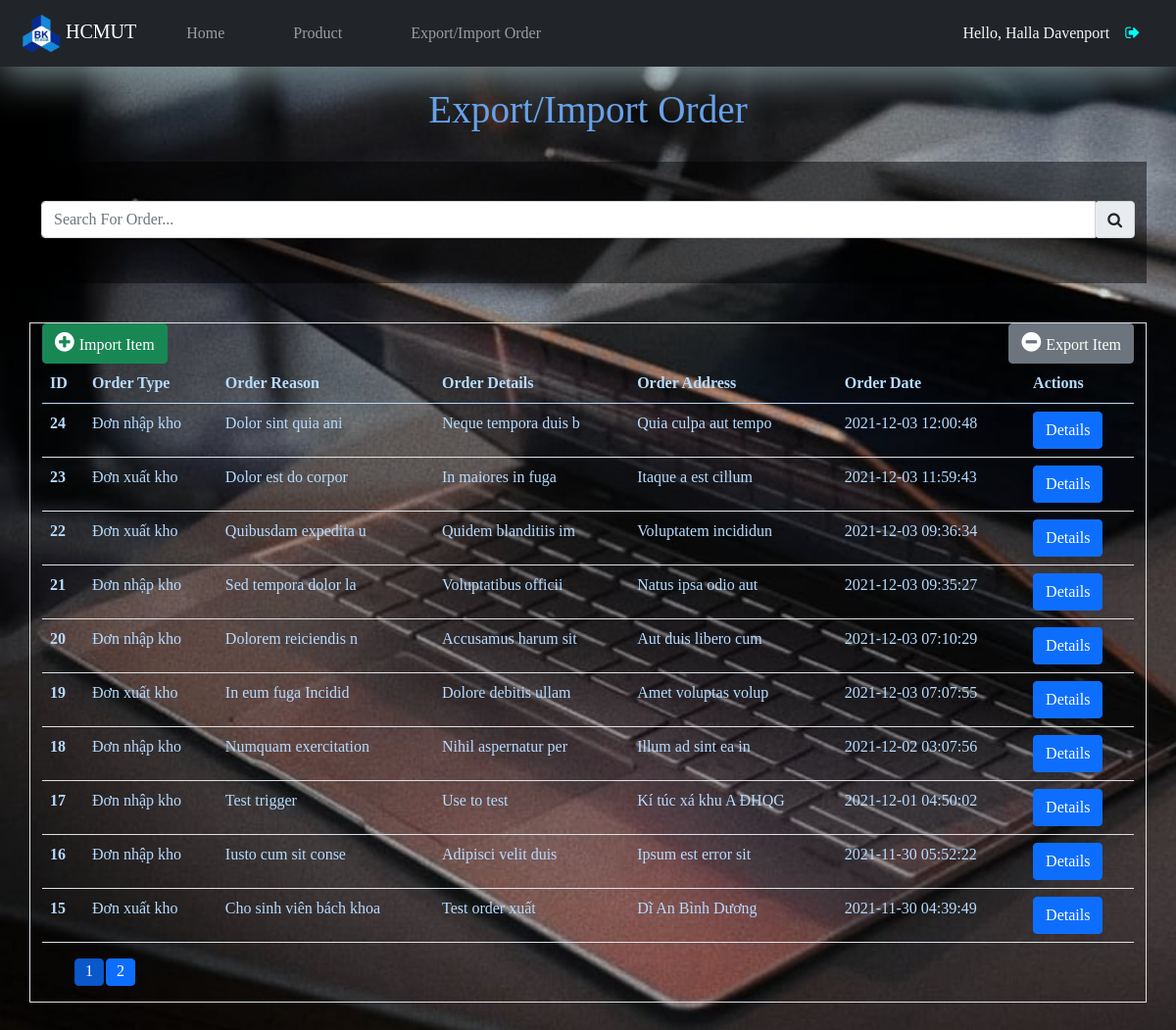
Screenshot of /order.php (signed in) with the database file from the repository.
### tables this page shows
CREATE TABLE `staff` (
  `id` int(10) UNSIGNED NOT NULL,
  `roleID` int(11) NOT NULL,
  `name` varchar(150) NOT NULL,
  `address` varchar(255) NOT NULL,
  `phone_number` varchar(20) NOT NULL,
  `email` varchar(255) NOT NULL,
  `username` varchar(100) NOT NULL,
  `password` varchar(255) NOT NULL
);

CREATE TABLE `order_table` (
  `id` int(10) UNSIGNED NOT NULL,
  `userID` int(10) UNSIGNED NOT NULL,
  `order_type` int(11) NOT NULL,
  `order_reason` varchar(255) NOT NULL,
  `order_details` varchar(255) NOT NULL,
  `order_address` varchar(255) NOT NULL,
  `order_date` datetime NOT NULL
);

### order.php (the view, shortened to what this page needs)
<?php include('partials-front/menu.php'); ?>
    <div class="container-fluid">
        <h3 class='text-center' style="color: #65a2eb;">Export/Import Order</h3>
    </div>
    <div class="container-xl product">
        <div class='w-100'>
            <div class="input-group">
                <input type="text" class="form-control" placeholder="Search For Order..." id='keyword' autocomplete="off">
                <div class="input-group-append">
                    <span class="input-group-text" id='search-bar' style='cursor: pointer; height: 100%;'>
                        <i class="fa fa-search"></i>
                    </span>
                </div>
            </div>
        </div>
    </div>
    <div class="container-xl border" style="margin-top: 10px; margin-bottom: 50px;">
        <button class="btn btn-secondary" style="float: right;"><a href="<?php echo SITE_URL; ?>export.php" class="text-decoration-none text-white"><i class="fa fa-minus-circle" style="font-size: 23px; padding-right: 5px;"></i>Export Item</a></button>
        <button class="btn btn-success" ><a href="<?php echo SITE_URL; ?>import.php" class="text-decoration-none text-white"><i class="fa fa-plus-circle" style="font-size: 23px; padding-right: 5px;"></i>Import Item</a></button>
        <div class='table-responsive-xl' id="result2">
            <table class="table" style="color: #b6dbff;">
                <thead>
                    <tr>
                        <th scope="col">ID</th>
                        <th scope="col">Order Type</th>
                        <th scope="col">Order Reason</th>
                        <th scope="col">Order Details</th>
                        <th scope="col">Order Address</th>
                        <th scope="col">Order Date</th>
                        <th scope="col">Actions</th>
                    </tr>
                </thead>
                <tbody>
                    <?php
                        $sql = "SELECT * FROM order_table ORDER BY id DESC";
                        $res = mysqli_query($conn, $sql);
                        $count = mysqli_num_rows($res);
                        if($count > 0){
                            while($row = mysqli_fetch_assoc($res))
                            {
                                $order_id = $row['id'];
                                $order_type = $row['order_type'];
                                $order_reason = $row['order_reason'];
                                $order_details = $row['order_details'];
                                $order_address = $row['order_address'];
                                $order_date = $row['order_date'];
                                ?>
                                <tr class="res d-none">
                                    <th scope="row"><?php echo $order_id; ?></th>
                                    <td>
                                        <?php
                                            if($order_type == 1)
                                            {
                                                echo "Đơn nhập kho";
                                            }
                                            else
                                            {
                                                echo "Đơn xuất kho";
                                            }
                                        ?>
                                    </td>
                                    <td><?php echo $order_reason; ?></td>
                                    <td><?php echo $order_details; ?></td>
                                    <td><?php echo $order_address; ?></td>
                                    <td><?php echo $order_date; ?></td>
                                    <td>
                                        <a type="button" class="btn btn-primary" href="<?php echo SITE_URL; ?>show-order.php?id=<?php echo $order_id; ?>">Details</a>
                                    </td>
                                </tr>
                                <?php
                            }
                        }
                    ?>
                </tbody>
            </table>
            <ul id="PageFragment">
                    <?php
                    if(ceil($count / 10) >= 2)
                    {
                        echo "<li class='btn btn-primary active' onclick='changePage(1)'>1</li>";
                    for($i = 2; $i <= ceil($count / 10) && $i <= 6;$i++){
                        echo "<li class='btn btn-primary' onclick='changePage(".$i.")'>".$i."</li>";
                    }
                    }
                    ?>
            </ul>
        </div>
    </div>
<?php include('partials-front/footer.php'); ?>

### partials-front/menu.php (shortened to what this page needs)
<?php include('config/constants.php'); ?>
<?php
    if(!isset($_SESSION['userID']) && !isset($_SESSION['roleID']))
    {
        $_SESSION['login'] = "<div class='text-danger'>Please login!</div>";
        header('location:'.SITE_URL.'login.php');
    }
    else
    {
        $userID = $_SESSION['userID'];
        $sql = "SELECT * from staff WHERE id = $userID";
        $res = mysqli_query($conn, $sql);
        if(mysqli_num_rows($res) == 1)
        {
            $row = mysqli_fetch_assoc($res);
            $name = $row['name'];
        }
        else
        {
            header('location:'.SITE_URL.'logout.php');
        }
    }
?>
<!DOCTYPE html>
<html lang="en">
<head>
    <link rel="stylesheet" href="https://cdnjs.cloudflare.com/ajax/libs/font-awesome/4.7.0/css/font-awesome.min.css">
    <link href="https://cdn.jsdelivr.net/npm/bootstrap@5.0.2/dist/css/bootstrap.min.css" rel="stylesheet">
    <link rel="stylesheet" href="public/css/style.css">
</head>
<body>
    <nav class="navbar navbar-expand-lg navbar-dark bg-dark nav">
        <div class="container-fluid">
            <a class="navbar-brand" href="hcmut.php">
                <img src="public/image/bk.png" alt="logo_BK" width="40" height="40" style="margin-left: 10px;">
                HCMUT</a>
            <div class="collapse navbar-collapse" id="navbarSupportedContent">
                <ul class="navbar-nav me-auto mb-2 mb-lg-0">
                <li class="nav-item">
                    <a class="nav-link" aria-current="page" href="<?php echo SITE_URL; ?>home.php">Home</a>
                </li>
                <li class="nav-item">
                    <a class="nav-link" href="<?php echo SITE_URL; ?>product.php">Product</a>
                </li>
                <li class="nav-item">
                    <a class="nav-link" href="<?php echo SITE_URL; ?>order.php">Export/Import Order</a>
                </li>
                </ul>
                <li class="dropdown" style="float: right">
                    <a class="nav-link" style="color: whitesmoke; cursor: crosshair;" id="navbarDropdown" role="button" data-bs-toggle="dropdown" aria-expanded="false">
                    Hello, <?php echo $name; ?>
                    </a>
                </li>
                <a href="<?php echo SITE_URL; ?>logout.php"><i class="fa fa-sign-out" style="color: cyan; margin-right: 25px;" aria-hidden="true"></i></a>
            </div>
        </div>
    </nav>

### public/css/style.css (style rules this page uses)
body { justify-content: center; align-items: center; font-family: "Baloo Tammudu 2"; }
.nav { position: relative; box-shadow: 0 10px 40px rgba(150, 174, 178, 0.8); }
.nav-item { color: #83818c; padding: 6px 20px; text-decoration: none; transition: 0.3s; margin: 0 7px; z-index: 1; position: relative; }
.nav-item:before { content: ''; position: absolute; bottom: -7px; left: 0px; width: 100%; height: 5px; background-color: #9bd4ee; border-radius: 8px 8px 0 0; opacity: 0; transition: 0.3s; }
.h3, h3 { margin-top: 20px; margin-bottom: 30px; font-size: calc(2rem + .6vw); }
.product { background: #dfe4ea; align-items: center; padding-top: 40px; padding-bottom: 30px; margin-bottom: 40px; background-color: #00000078; }
#PageFragment li { padding: 0; width: 30px; height: 28px; margin: 0 1px; }

### partials-front/menu.php (style rules this page uses)
body { background-image: url('public/image/background.png'); background-repeat: no-repeat; background-size: cover; background-attachment: fixed; }

### rows the page displays
staff: name "Halla Davenport"
order_table: id "24", order_type "Đơn nhập kho", order_reason "Dolor sint quia ani", order_details "Neque tempora duis b", order_address "Quia culpa aut tempo", order_date "2021-12-03 12:00:48"
order_table: id "23", order_type "Đơn xuất kho", order_reason "Dolor est do corpor", order_details "In maiores in fuga", order_address "Itaque a est cillum", order_date "2021-12-03 11:59:43"
order_table: id "22", order_type "Đơn xuất kho", order_reason "Quibusdam expedita u", order_details "Quidem blanditiis im", order_address "Voluptatem incididun", order_date "2021-12-03 09:36:34"
order_table: id "21", order_type "Đơn nhập kho", order_reason "Sed tempora dolor la", order_details "Voluptatibus officii", order_address "Natus ipsa odio aut", order_date "2021-12-03 09:35:27"
order_table: id "20", order_type "Đơn nhập kho", order_reason "Dolorem reiciendis n", order_details "Accusamus harum sit", order_address "Aut duis libero cum", order_date "2021-12-03 07:10:29"
order_table: id "19", order_type "Đơn xuất kho", order_reason "In eum fuga Incidid", order_details "Dolore debitis ullam", order_address "Amet voluptas volup", order_date "2021-12-03 07:07:55"
order_table: id "18", order_type "Đơn nhập kho", order_reason "Numquam exercitation", order_details "Nihil aspernatur per", order_address "Illum ad sint ea in", order_date "2021-12-02 03:07:56"
order_table: id "17", order_type "Đơn nhập kho", order_reason "Test trigger", order_details "Use to test", order_address "Kí túc xá khu A ĐHQG", order_date "2021-12-01 04:50:02"
order_table: id "16", order_type "Đơn nhập kho", order_reason "Iusto cum sit conse", order_details "Adipisci velit duis", order_address "Ipsum est error sit", order_date "2021-11-30 05:52:22"
order_table: id "15", order_type "Đơn xuất kho", order_reason "Cho sinh viên bách khoa", order_details "Test order xuất", order_address "Dĩ An Bình Dương", order_date "2021-11-30 04:39:49"
